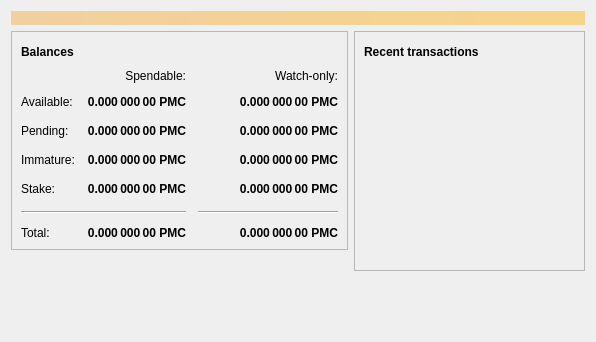
<?xml version="1.0" encoding="UTF-8"?>
<ui version="4.0">
 <class>OverviewPage</class>
 <widget class="QWidget" name="OverviewPage">
  <property name="geometry">
   <rect>
    <x>0</x>
    <y>0</y>
    <width>596</width>
    <height>342</height>
   </rect>
  </property>
  <property name="windowTitle">
   <string>Form</string>
  </property>
  <layout class="QVBoxLayout" name="topLayout">
   <item>
    <widget class="QLabel" name="labelAlerts">
     <property name="visible">
      <bool>false</bool>
     </property>
     <property name="styleSheet">
      <string notr="true">QLabel { background-color: qlineargradient(x1: 0, y1: 0, x2: 1, y2: 0, stop:0 #F0D0A0, stop:1 #F8D488); color:#000000; }</string>
     </property>
     <property name="wordWrap">
      <bool>true</bool>
     </property>
     <property name="margin">
      <number>3</number>
     </property>
     <property name="textInteractionFlags">
      <set>Qt::TextSelectableByMouse</set>
     </property>
    </widget>
   </item>
   <item>
    <layout class="QHBoxLayout" name="horizontalLayout" stretch="1,1">
     <item>
      <layout class="QVBoxLayout" name="verticalLayout_2">
       <item>
        <widget class="QFrame" name="frame">
         <property name="frameShape">
          <enum>QFrame::StyledPanel</enum>
         </property>
         <property name="frameShadow">
          <enum>QFrame::Raised</enum>
         </property>
         <layout class="QVBoxLayout" name="verticalLayout_4">
          <item>
           <layout class="QHBoxLayout" name="horizontalLayout_4">
            <item>
             <widget class="QLabel" name="label_5">
              <property name="font">
               <font>
                <weight>75</weight>
                <bold>true</bold>
               </font>
              </property>
              <property name="text">
               <string>Balances</string>
              </property>
             </widget>
            </item>
            <item>
             <widget class="QPushButton" name="labelWalletStatus">
              <property name="enabled">
               <bool>true</bool>
              </property>
              <property name="maximumSize">
               <size>
                <width>30</width>
                <height>16777215</height>
               </size>
              </property>
              <property name="toolTip">
               <string>The displayed information may be out of date. Your wallet automatically synchronizes with the PaymasterCoin network after a connection is established, but this process has not completed yet.</string>
              </property>
              <property name="text">
               <string/>
              </property>
              <property name="icon">
               <iconset resource="../paymastercoin.qrc">
                <normaloff>:/icons/warning</normaloff>
                <disabledoff>:/icons/warning</disabledoff>:/icons/warning</iconset>
              </property>
              <property name="iconSize">
               <size>
                <width>24</width>
                <height>24</height>
               </size>
              </property>
              <property name="flat">
               <bool>true</bool>
              </property>
             </widget>
            </item>
            <item>
             <spacer name="horizontalSpacer_3">
              <property name="orientation">
               <enum>Qt::Horizontal</enum>
              </property>
              <property name="sizeHint" stdset="0">
               <size>
                <width>40</width>
                <height>20</height>
               </size>
              </property>
             </spacer>
            </item>
           </layout>
          </item>
          <item>
           <layout class="QGridLayout" name="gridLayout">
            <property name="spacing">
             <number>12</number>
            </property>
            <item row="2" column="2">
             <widget class="QLabel" name="labelWatchPending">
              <property name="font">
               <font>
                <weight>75</weight>
                <bold>true</bold>
               </font>
              </property>
              <property name="cursor">
               <cursorShape>IBeamCursor</cursorShape>
              </property>
              <property name="toolTip">
               <string>Unconfirmed transactions to watch-only addresses</string>
              </property>
              <property name="text">
               <string notr="true">0.000 000 00 PMC</string>
              </property>
              <property name="alignment">
               <set>Qt::AlignRight|Qt::AlignTrailing|Qt::AlignVCenter</set>
              </property>
              <property name="textInteractionFlags">
               <set>Qt::LinksAccessibleByMouse|Qt::TextSelectableByKeyboard|Qt::TextSelectableByMouse</set>
              </property>
             </widget>
            </item>
            <item row="2" column="1">
             <widget class="QLabel" name="labelUnconfirmed">
              <property name="font">
               <font>
                <weight>75</weight>
                <bold>true</bold>
               </font>
              </property>
              <property name="cursor">
               <cursorShape>IBeamCursor</cursorShape>
              </property>
              <property name="toolTip">
               <string>Total of transactions that have yet to be confirmed, and do not yet count toward the spendable balance</string>
              </property>
              <property name="text">
               <string notr="true">0.000 000 00 PMC</string>
              </property>
              <property name="alignment">
               <set>Qt::AlignRight|Qt::AlignTrailing|Qt::AlignVCenter</set>
              </property>
              <property name="textInteractionFlags">
               <set>Qt::LinksAccessibleByMouse|Qt::TextSelectableByKeyboard|Qt::TextSelectableByMouse</set>
              </property>
             </widget>
            </item>
            <item row="3" column="2">
             <widget class="QLabel" name="labelWatchImmature">
              <property name="font">
               <font>
                <weight>75</weight>
                <bold>true</bold>
               </font>
              </property>
              <property name="cursor">
               <cursorShape>IBeamCursor</cursorShape>
              </property>
              <property name="toolTip">
               <string>Mined balance in watch-only addresses that has not yet matured</string>
              </property>
              <property name="text">
               <string notr="true">0.000 000 00 PMC</string>
              </property>
              <property name="alignment">
               <set>Qt::AlignRight|Qt::AlignTrailing|Qt::AlignVCenter</set>
              </property>
              <property name="textInteractionFlags">
               <set>Qt::LinksAccessibleByMouse|Qt::TextSelectableByKeyboard|Qt::TextSelectableByMouse</set>
              </property>
             </widget>
            </item>
            <item row="5" column="0" colspan="2">
             <widget class="Line" name="line">
              <property name="orientation">
               <enum>Qt::Horizontal</enum>
              </property>
             </widget>
            </item>
            <item row="5" column="2">
             <widget class="Line" name="lineWatchBalance">
              <property name="sizePolicy">
               <sizepolicy hsizetype="Preferred" vsizetype="Fixed">
                <horstretch>0</horstretch>
                <verstretch>0</verstretch>
               </sizepolicy>
              </property>
              <property name="minimumSize">
               <size>
                <width>140</width>
                <height>0</height>
               </size>
              </property>
              <property name="orientation">
               <enum>Qt::Horizontal</enum>
              </property>
             </widget>
            </item>
            <item row="6" column="0">
             <widget class="QLabel" name="labelTotalText">
              <property name="text">
               <string>Total:</string>
              </property>
             </widget>
            </item>
            <item row="3" column="1">
             <widget class="QLabel" name="labelImmature">
              <property name="font">
               <font>
                <weight>75</weight>
                <bold>true</bold>
               </font>
              </property>
              <property name="cursor">
               <cursorShape>IBeamCursor</cursorShape>
              </property>
              <property name="toolTip">
               <string>Mined balance that has not yet matured</string>
              </property>
              <property name="text">
               <string notr="true">0.000 000 00 PMC</string>
              </property>
              <property name="alignment">
               <set>Qt::AlignRight|Qt::AlignTrailing|Qt::AlignVCenter</set>
              </property>
              <property name="textInteractionFlags">
               <set>Qt::LinksAccessibleByMouse|Qt::TextSelectableByKeyboard|Qt::TextSelectableByMouse</set>
              </property>
             </widget>
            </item>
            <item row="2" column="3">
             <spacer name="horizontalSpacer_2">
              <property name="orientation">
               <enum>Qt::Horizontal</enum>
              </property>
              <property name="sizeHint" stdset="0">
               <size>
                <width>40</width>
                <height>20</height>
               </size>
              </property>
             </spacer>
            </item>
            <item row="3" column="0">
             <widget class="QLabel" name="labelImmatureText">
              <property name="text">
               <string>Immature:</string>
              </property>
             </widget>
            </item>
            <item row="4" column="1">
             <widget class="QLabel" name="labelStake">
              <property name="font">
               <font>
                <weight>75</weight>
                <bold>true</bold>
               </font>
              </property>
              <property name="cursor">
               <cursorShape>IBeamCursor</cursorShape>
              </property>
              <property name="toolTip">
               <string>Stake</string>
              </property>
              <property name="text">
               <string notr="true">0.000 000 00 PMC</string>
              </property>
              <property name="alignment">
               <set>Qt::AlignRight|Qt::AlignTrailing|Qt::AlignVCenter</set>
              </property>
              <property name="textInteractionFlags">
               <set>Qt::LinksAccessibleByMouse|Qt::TextSelectableByKeyboard|Qt::TextSelectableByMouse</set>
              </property>
             </widget>
            </item>
            <item row="4" column="3">
             <spacer name="horizontalSpacer_4">
              <property name="orientation">
               <enum>Qt::Horizontal</enum>
              </property>
              <property name="sizeHint" stdset="0">
               <size>
                <width>40</width>
                <height>20</height>
               </size>
              </property>
             </spacer>
            </item>
            <item row="4" column="0">
             <widget class="QLabel" name="labelStakeText">
              <property name="text">
                <string>Stake:</string>
              </property>
             </widget>
            </item>
            <item row="4" column="2">
             <widget class="QLabel" name="labelWatchStake">
              <property name="font">
               <font>
                <weight>75</weight>
                <bold>true</bold>
               </font>
              </property>
              <property name="cursor">
               <cursorShape>IBeamCursor</cursorShape>
              </property>
              <property name="toolTip">
               <string>Watch Stake</string>
              </property>
              <property name="text">
               <string notr="true">0.000 000 00 PMC</string>
              </property>
              <property name="alignment">
               <set>Qt::AlignRight|Qt::AlignTrailing|Qt::AlignVCenter</set>
              </property>
              <property name="textInteractionFlags">
               <set>Qt::LinksAccessibleByMouse|Qt::TextSelectableByKeyboard|Qt::TextSelectableByMouse</set>
              </property>
             </widget>
            </item>
            <item row="6" column="1">
             <widget class="QLabel" name="labelTotal">
              <property name="font">
               <font>
                <weight>75</weight>
                <bold>true</bold>
               </font>
              </property>
              <property name="cursor">
               <cursorShape>IBeamCursor</cursorShape>
              </property>
              <property name="toolTip">
               <string>Your current total balance</string>
              </property>
              <property name="text">
               <string notr="true">0.000 000 00 PMC</string>
              </property>
              <property name="alignment">
               <set>Qt::AlignRight|Qt::AlignTrailing|Qt::AlignVCenter</set>
              </property>
              <property name="textInteractionFlags">
               <set>Qt::LinksAccessibleByMouse|Qt::TextSelectableByKeyboard|Qt::TextSelectableByMouse</set>
              </property>
             </widget>
            </item>
            <item row="6" column="2">
             <widget class="QLabel" name="labelWatchTotal">
              <property name="font">
               <font>
                <weight>75</weight>
                <bold>true</bold>
               </font>
              </property>
              <property name="cursor">
               <cursorShape>IBeamCursor</cursorShape>
              </property>
              <property name="toolTip">
               <string>Current total balance in watch-only addresses</string>
              </property>
              <property name="text">
               <string notr="true">0.000 000 00 PMC</string>
              </property>
              <property name="alignment">
               <set>Qt::AlignRight|Qt::AlignTrailing|Qt::AlignVCenter</set>
              </property>
              <property name="textInteractionFlags">
               <set>Qt::LinksAccessibleByMouse|Qt::TextSelectableByKeyboard|Qt::TextSelectableByMouse</set>
              </property>
             </widget>
            </item>
            <item row="0" column="2">
             <widget class="QLabel" name="labelWatchonly">
              <property name="text">
               <string>Watch-only:</string>
              </property>
              <property name="alignment">
               <set>Qt::AlignRight|Qt::AlignTrailing|Qt::AlignVCenter</set>
              </property>
             </widget>
            </item>
            <item row="1" column="0">
             <widget class="QLabel" name="labelBalanceText">
              <property name="text">
               <string>Available:</string>
              </property>
             </widget>
            </item>
            <item row="1" column="1">
             <widget class="QLabel" name="labelBalance">
              <property name="font">
               <font>
                <weight>75</weight>
                <bold>true</bold>
               </font>
              </property>
              <property name="cursor">
               <cursorShape>IBeamCursor</cursorShape>
              </property>
              <property name="toolTip">
               <string>Your current spendable balance</string>
              </property>
              <property name="text">
               <string notr="true">0.000 000 00 PMC</string>
              </property>
              <property name="alignment">
               <set>Qt::AlignRight|Qt::AlignTrailing|Qt::AlignVCenter</set>
              </property>
              <property name="textInteractionFlags">
               <set>Qt::LinksAccessibleByMouse|Qt::TextSelectableByKeyboard|Qt::TextSelectableByMouse</set>
              </property>
             </widget>
            </item>
            <item row="1" column="2">
             <widget class="QLabel" name="labelWatchAvailable">
              <property name="font">
               <font>
                <weight>75</weight>
                <bold>true</bold>
               </font>
              </property>
              <property name="cursor">
               <cursorShape>IBeamCursor</cursorShape>
              </property>
              <property name="toolTip">
               <string>Your current balance in watch-only addresses</string>
              </property>
              <property name="text">
               <string notr="true">0.000 000 00 PMC</string>
              </property>
              <property name="alignment">
               <set>Qt::AlignRight|Qt::AlignTrailing|Qt::AlignVCenter</set>
              </property>
              <property name="textInteractionFlags">
               <set>Qt::LinksAccessibleByMouse|Qt::TextSelectableByKeyboard|Qt::TextSelectableByMouse</set>
              </property>
             </widget>
            </item>
            <item row="2" column="0">
             <widget class="QLabel" name="labelPendingText">
              <property name="text">
               <string>Pending:</string>
              </property>
             </widget>
            </item>
            <item row="0" column="1">
             <widget class="QLabel" name="labelSpendable">
              <property name="text">
               <string>Spendable:</string>
              </property>
              <property name="alignment">
               <set>Qt::AlignRight|Qt::AlignTrailing|Qt::AlignVCenter</set>
              </property>
             </widget>
            </item>
           </layout>
          </item>
         </layout>
        </widget>
       </item>
       <item>
        <spacer name="verticalSpacer">
         <property name="orientation">
          <enum>Qt::Vertical</enum>
         </property>
         <property name="sizeHint" stdset="0">
          <size>
           <width>20</width>
           <height>40</height>
          </size>
         </property>
        </spacer>
       </item>
      </layout>
     </item>
     <item>
      <layout class="QVBoxLayout" name="verticalLayout_3">
       <item>
        <widget class="QFrame" name="frame_2">
         <property name="frameShape">
          <enum>QFrame::StyledPanel</enum>
         </property>
         <property name="frameShadow">
          <enum>QFrame::Raised</enum>
         </property>
         <layout class="QVBoxLayout" name="verticalLayout">
          <item>
           <layout class="QHBoxLayout" name="horizontalLayout_2">
            <item>
             <widget class="QLabel" name="label_4">
              <property name="font">
               <font>
                <weight>75</weight>
                <bold>true</bold>
               </font>
              </property>
              <property name="text">
               <string>Recent transactions</string>
              </property>
             </widget>
            </item>
            <item>
             <widget class="QPushButton" name="labelTransactionsStatus">
              <property name="enabled">
               <bool>true</bool>
              </property>
              <property name="maximumSize">
               <size>
                <width>30</width>
                <height>16777215</height>
               </size>
              </property>
              <property name="toolTip">
               <string>The displayed information may be out of date. Your wallet automatically synchronizes with the PaymasterCoin network after a connection is established, but this process has not completed yet.</string>
              </property>
              <property name="text">
               <string/>
              </property>
              <property name="icon">
               <iconset resource="../paymastercoin.qrc">
                <normaloff>:/icons/warning</normaloff>
                <disabledoff>:/icons/warning</disabledoff>:/icons/warning</iconset>
              </property>
              <property name="iconSize">
               <size>
                <width>24</width>
                <height>24</height>
               </size>
              </property>
              <property name="flat">
               <bool>true</bool>
              </property>
             </widget>
            </item>
            <item>
             <spacer name="horizontalSpacer">
              <property name="orientation">
               <enum>Qt::Horizontal</enum>
              </property>
              <property name="sizeHint" stdset="0">
               <size>
                <width>40</width>
                <height>20</height>
               </size>
              </property>
             </spacer>
            </item>
           </layout>
          </item>
          <item>
           <widget class="QListView" name="listTransactions">
            <property name="styleSheet">
             <string notr="true">QListView { background: transparent; }</string>
            </property>
            <property name="frameShape">
             <enum>QFrame::NoFrame</enum>
            </property>
            <property name="verticalScrollBarPolicy">
             <enum>Qt::ScrollBarAlwaysOff</enum>
            </property>
            <property name="horizontalScrollBarPolicy">
             <enum>Qt::ScrollBarAlwaysOff</enum>
            </property>
            <property name="selectionMode">
             <enum>QAbstractItemView::NoSelection</enum>
            </property>
           </widget>
          </item>
         </layout>
        </widget>
       </item>
       <item>
        <spacer name="verticalSpacer_2">
         <property name="orientation">
          <enum>Qt::Vertical</enum>
         </property>
         <property name="sizeHint" stdset="0">
          <size>
           <width>20</width>
           <height>40</height>
          </size>
         </property>
        </spacer>
       </item>
      </layout>
     </item>
    </layout>
   </item>
  </layout>
 </widget>
 <resources/>
 <connections/>
</ui>
